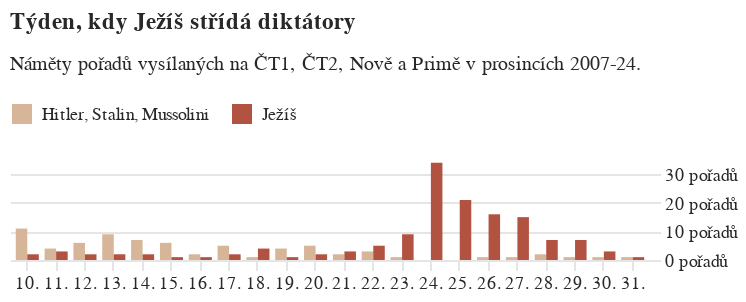

The notebook cell this image was saved under:
### Code cell
jezis = alt.Chart(
    do_grafu5.filter((pl.col("kolikateho") <= 31) & (pl.col("kolikateho") >= 10)),
    title=alt.Title(
        "Týden, kdy Ježíš střídá diktátory",
        subtitle=["Náměty pořadů vysílaných na ČT1, ČT2, Nově a Primě v prosincích 2007-24."]
    ),
    width=320,
    height=50
).mark_bar().encode(
    alt.X("kolikateho_str:N", sort=poradi_dat, title=None, axis=alt.Axis(grid=False, gridColor='#E5E5E5', labelAngle=0, labelAlign='center', tickColor='#E5E5E5')),
    alt.Y("len:Q", title=None, axis=alt.Axis(grid=True, gridColor='#E5E5E5', tickColor='#E5E5E5', tickCount=3, labelExpr="datum.label + ' pořadů'", orient='right')),
    alt.Color("kdo:N", scale=alt.Scale(range=['#D6B599', '#B25342']), legend=alt.Legend(orient='top', title=None)),
    
    # This line creates the side-by-side effect
    alt.XOffset("kdo:N") 
).configure_view(
    stroke='transparent'
)

jezis

### Figure 1 — Vega-Lite specification as saved in the notebook (floating-point values rounded to 4 significant figures)
{"config": {"title": {"font": "Noticia Text", "fontSize": 11.5, "anchor": "start", "lineHeight": 19, "fontWeight": "bolder", "subtitleFont": "Noticia Text", "subtitleFontSize": 10, "subtitleLineHeight": 15, "subtitlePadding": 10, "dy": -10, "color": "#292829", "subtitleColor": "#292829"}, "axis": {"labelFont": "Asap", "titleFont": "Asap", "fontWeight": "lighter", "titleFontWeight": "lighter", "labelFontSize": 9, "titleFontSize": 9, "labelPadding": 2, "titlePadding": 9, "domainOpacity": 0, "tickColor": "#DCDDD6", "labelColor": "#292829"}, "legend": {"labelFont": "Asap", "labelFontWeight": "normal", "titleFont": "Asap", "titleFontWeight": "normal", "labelFontSize": 9, "titleFontSize": 9, "labelColor": "#292829"}, "view": {"stroke": "transparent"}}, "data": {"name": "data-0ce3f483dce038894f7e011af291b14e"}, "mark": {"type": "bar"}, "encoding": {"color": {"field": "kdo", "legend": {"orient": "top", "title": null}, "scale": {"range": ["#D6B599", "#B25342"]}, "type": "nominal"}, "x": {"axis": {"grid": false, "gridColor": "#E5E5E5", "labelAlign": "center", "labelAngle": 0, "tickColor": "#E5E5E5"}, "field": "kolikateho_str", "sort": ["6.", "7.", "8.", "9.", "10.", "11.", "12.", "13.", "14.", "15.", "16.", "17.", "18.", "19.", "20.", "21.", "22.", "23.", "24.", "25.", "26.", "27.", "28.", "29.", "30.", "31.", "1.", "2.", "3.", "4.", "5."], "title": null, "type": "nominal"}, "xOffset": {"field": "kdo", "type": "nominal"}, "y": {"axis": {"grid": true, "gridColor": "#E5E5E5", "labelExpr": "datum.label + ' pořadů'", "orient": "right", "tickColor": "#E5E5E5", "tickCount": 3}, "field": "len", "title": null, "type": "quantitative"}}, "height": 50, "title": {"text": "Týden, kdy Ježíš střídá diktátory", "subtitle": ["Náměty pořadů vysílaných na ČT1, ČT2, Nově a Primě v prosincích 2007-24."]}, "width": 320, "$schema": "https://vega.github.io/schema/vega-lite/v5.20.1.json", "datasets": {"data-0ce3f483dce038894f7e011af291b14e": [{"kolikateho": 10, "len": 11, "kolikateho_str": "10.", "kdo": "Hitler, Stalin, Mussolini"}, {"kolikateho": 11, "len": 4, "kolikateho_str": "11.", "kdo": "Hitler, Stalin, Mussolini"}, {"kolikateho": 12, "len": 6, "kolikateho_str": "12.", "kdo": "Hitler, Stalin, Mussolini"}, {"kolikateho": 13, "len": 9, "kolikateho_str": "13.", "kdo": "Hitler, Stalin, Mussolini"}, {"kolikateho": 14, "len": 7, "kolikateho_str": "14.", "kdo": "Hitler, Stalin, Mussolini"}, {"kolikateho": 15, "len": 6, "kolikateho_str": "15.", "kdo": "Hitler, Stalin, Mussolini"}, {"kolikateho": 16, "len": 2, "kolikateho_str": "16.", "kdo": "Hitler, Stalin, Mussolini"}, {"kolikateho": 17, "len": 5, "kolikateho_str": "17.", "kdo": "Hitler, Stalin, Mussolini"}, {"kolikateho": 18, "len": 1, "kolikateho_str": "18.", "kdo": "Hitler, Stalin, Mussolini"}, {"kolikateho": 19, "len": 4, "kolikateho_str": "19.", "kdo": "Hitler, Stalin, Mussolini"}, {"kolikateho": 20, "len": 5, "kolikateho_str": "20.", "kdo": "Hitler, Stalin, Mussolini"}, {"kolikateho": 21, "len": 2, "kolikateho_str": "21.", "kdo": "Hitler, Stalin, Mussolini"}, {"kolikateho": 22, "len": 3, "kolikateho_str": "22.", "kdo": "Hitler, Stalin, Mussolini"}, {"kolikateho": 23, "len": 1, "kolikateho_str": "23.", "kdo": "Hitler, Stalin, Mussolini"}, {"kolikateho": 24, "len": 0, "kolikateho_str": "24.", "kdo": "Hitler, Stalin, Mussolini"}, {"kolikateho": 25, "len": 0, "kolikateho_str": "25.", "kdo": "Hitler, Stalin, Mussolini"}, {"kolikateho": 26, "len": 1, "kolikateho_str": "26.", "kdo": "Hitler, Stalin, Mussolini"}, {"kolikateho": 27, "len": 1, "kolikateho_str": "27.", "kdo": "Hitler, Stalin, Mussolini"}, {"kolikateho": 28, "len": 2, "kolikateho_str": "28.", "kdo": "Hitler, Stalin, Mussolini"}, {"kolikateho": 29, "len": 1, "kolikateho_str": "29.", "kdo": "Hitler, Stalin, Mussolini"}, {"kolikateho": 30, "len": 1, "kolikateho_str": "30.", "kdo": "Hitler, Stalin, Mussolini"}, {"kolikateho": 31, "len": 1, "kolikateho_str": "31.", "kdo": "Hitler, Stalin, Mussolini"}, {"kolikateho": 10, "len": 2, "kolikateho_str": "10.", "kdo": "Ježíš"}, {"kolikateho": 11, "len": 3, "kolikateho_str": "11.", "kdo": "Ježíš"}, {"kolikateho": 12, "len": 2, "kolikateho_str": "12.", "kdo": "Ježíš"}, {"kolikateho": 13, "len": 2, "kolikateho_str": "13.", "kdo": "Ježíš"}, {"kolikateho": 14, "len": 2, "kolikateho_str": "14.", "kdo": "Ježíš"}, {"kolikateho": 15, "len": 1, "kolikateho_str": "15.", "kdo": "Ježíš"}, {"kolikateho": 16, "len": 1, "kolikateho_str": "16.", "kdo": "Ježíš"}, {"kolikateho": 17, "len": 2, "kolikateho_str": "17.", "kdo": "Ježíš"}, {"kolikateho": 18, "len": 4, "kolikateho_str": "18.", "kdo": "Ježíš"}, {"kolikateho": 19, "len": 1, "kolikateho_str": "19.", "kdo": "Ježíš"}, {"kolikateho": 20, "len": 2, "kolikateho_str": "20.", "kdo": "Ježíš"}, {"kolikateho": 21, "len": 3, "kolikateho_str": "21.", "kdo": "Ježíš"}, {"kolikateho": 22, "len": 5, "kolikateho_str": "22.", "kdo": "Ježíš"}, {"kolikateho": 23, "len": 9, "kolikateho_str": "23.", "kdo": "Ježíš"}, {"kolikateho": 24, "len": 34, "kolikateho_str": "24.", "kdo": "Ježíš"}, {"kolikateho": 25, "len": 21, "kolikateho_str": "25.", "kdo": "Ježíš"}, {"kolikateho": 26, "len": 16, "kolikateho_str": "26.", "kdo": "Ježíš"}, {"kolikateho": 27, "len": 15, "kolikateho_str": "27.", "kdo": "Ježíš"}, {"kolikateho": 28, "len": 7, "kolikateho_str": "28.", "kdo": "Ježíš"}, {"kolikateho": 29, "len": 7, "kolikateho_str": "29.", "kdo": "Ježíš"}, {"kolikateho": 30, "len": 3, "kolikateho_str": "30.", "kdo": "Ježíš"}, {"kolikateho": 31, "len": 1, "kolikateho_str": "31.", "kdo": "Ježíš"}]}}
